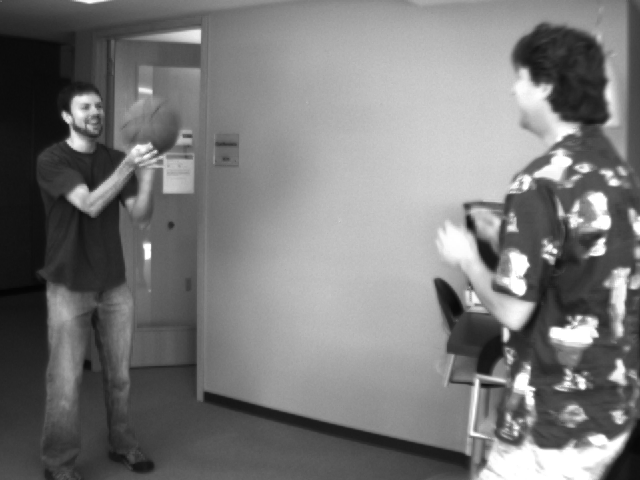
#> input picture Tutorials/Tutorial7/basketball1.png, 640 x 480 px
$ jupyter execute Tutorial7.ipynb
#> lines starting #> are read from the running program, lines starting #| are printed output that depends on the picture
# ECSE 415 - Intro. To Computer Vision
## Tutorial: Motion

## Optical Flow
Dense Optical Flow: Computing the optical flow for all points in the frame

[cell 1]
import cv2
import numpy as np
import matplotlib.pyplot as plt

# read images
img1 = cv2.imread("basketball1.png")
#> img1 is the input picture: shape (480, 640, 3); min 4, max 255, mean 120.3
img2 = cv2.imread("basketball2.png")
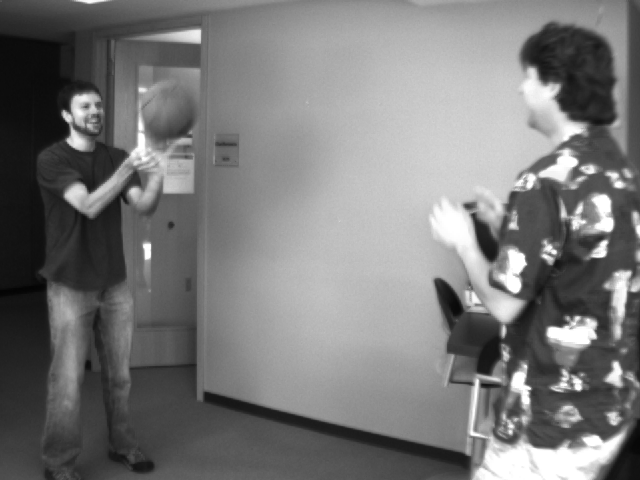
#> input picture Tutorials/Tutorial7/basketball2.png, 640 x 480 px
#> img2 is the input picture: shape (480, 640, 3); min 4, max 255, mean 119.9

# convert to grayscale
img1_gray = cv2.cvtColor(img1, cv2.COLOR_BGR2GRAY)
img2_gray = cv2.cvtColor(img2, cv2.COLOR_BGR2GRAY)

# Compute optical flow using the Gunner Farneback's algorithm
#
# cv2.calcOpticalFlowFarneback(prev, next, flow, pyr_scale, levels, winsize, iterations, poly_n, poly_sigma, flags)
#
#
#    prev – first 8-bit single-channel input image.
#    next – second input image of the same size and the same type as prev.
#    flow – computed flow image
#    pyr_scale – specifying the image scale (<1) to build pyramids for each image;
#                pyr_scale=0.5 means a classical pyramid.
#    levels – number of pyramid layers including the initial image; levels=1 means that no extra layers are.
#    winsize – averaging window size
#    iterations – number of iterations the algorithm does at each pyramid level.
#    poly_n – size of the pixel neighborhood used to find polynomial expansion in each pixel.
#    poly_sigma – standard deviation of the Gaussian that is used to smooth derivatives
#                 used as a basis for the polynomial expansion.
#    flags – operation flags that can be a combination of the following:
#        OPTFLOW_USE_INITIAL_FLOW uses the input flow as an initial flow approximation.
#        OPTFLOW_FARNEBACK_GAUSSIAN uses the Gaussian (winsize x winsize) filter instead of a box filter of the same size.

flow = cv2.calcOpticalFlowFarneback(img1_gray, img2_gray, None, 0.5, 3, 15, 3, 5, 1.2, 0)

# compute the mag/ang flow from the horizontal/vertial flow
mag, ang = cv2.cartToPolar(flow[:,:,0], -flow[:,:,1])
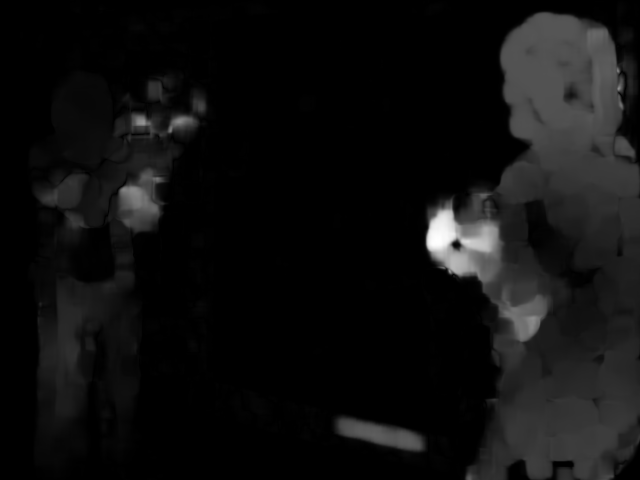
#> mag: shape (480, 640) float32; min 1.61e-06, max 25, mean 1.6; drawn with min black and max white
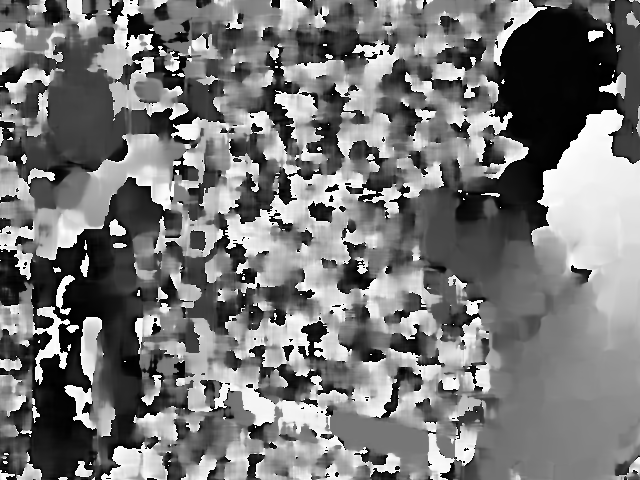
#> ang: shape (480, 640) float32; min 2.95e-05, max 6.28, mean 2.95; drawn with min black and max white

# To display the flow, we'll map different flow directions into different
# colors. The flow magnitude determines the color intensity. It is much
# easier to do this using the HSV color-space
# Hue: flow direcction
# Value: flow magnitude
# Saturation: constant
# initialize the hsv image
hsv = np.zeros_like(img1)
# set the saturation level
hsv[:, :, 1] = 255

# set the hue to the angular flow (in radians)
hsv[:, :, 0] = (ang * 180 / np.pi) / 2
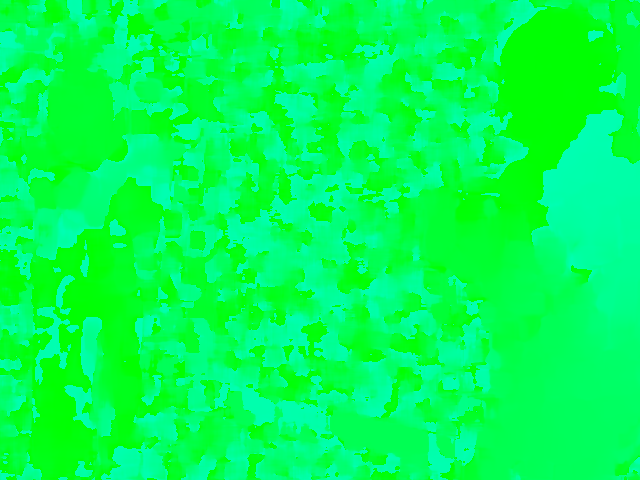
#> hsv: shape (480, 640, 3); mean of channels 0, 1, 2 84, 255, 0; drawn as B, G, R

# set the intensity to the normalized mag flow
hsv[:, :, 2] = cv2.normalize(mag, None, 0, 255, cv2.NORM_MINMAX)
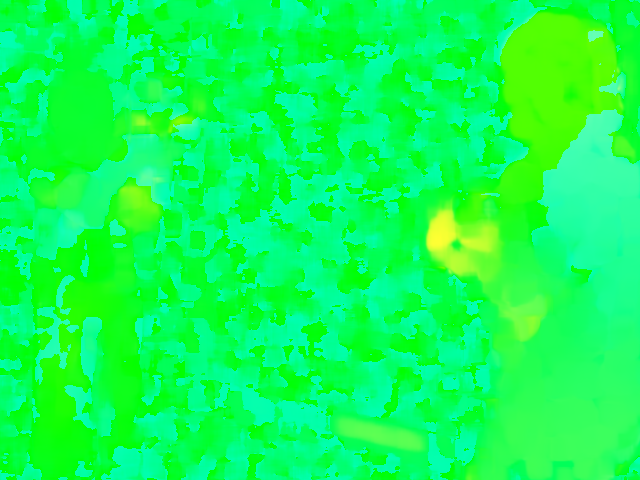
#> hsv: shape (480, 640, 3); mean of channels 0, 1, 2 84, 255, 15.5; drawn as B, G, R

# convert to RGB for display
rgb = cv2.cvtColor(hsv, cv2.COLOR_HSV2RGB)
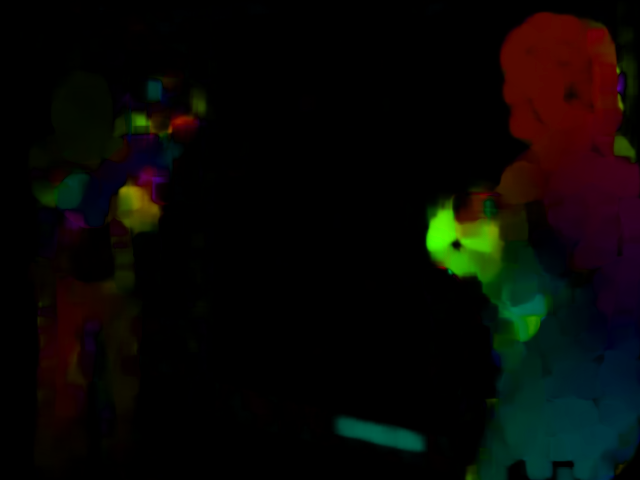
#> rgb: shape (480, 640, 3); mean R, G, B 8.7, 8.3, 4.9

# display images
plt.figure(figsize=(15,15))
plt.subplot(121), plt.imshow(cv2.cvtColor(img1, cv2.COLOR_BGR2RGB))
plt.title("Image 1"), plt.xticks([]), plt.yticks([])
plt.subplot(122), plt.imshow(cv2.cvtColor(img2, cv2.COLOR_BGR2RGB))
plt.title("Image 2"), plt.xticks([]), plt.yticks([])
plt.figure(figsize=(15,15))
plt.imshow(rgb)
plt.title("Optical Flow"), plt.xticks([]), plt.yticks([])
plt.show()

Lucas-Kanade Optical Flow: Tracking corner-like points

[cell 2]
import cv2
import numpy as np
import matplotlib.pyplot as plt

# read images
img1 = cv2.imread("basketball1.png")
img2 = cv2.imread("basketball2.png")

# convert to grayscale
img1_gray = cv2.cvtColor(img1, cv2.COLOR_BGR2GRAY)
img2_gray = cv2.cvtColor(img2, cv2.COLOR_BGR2GRAY)

# parameters for ShiTomasi corner detection
feature_params = dict( maxCorners = 100,
                       qualityLevel = 0.3,
                       minDistance = 7,
                       blockSize = 7 )

# parameters for lucas kanade optical flow
lk_params = dict( winSize = (15,15),
                  maxLevel = 2,
                  criteria = (cv2.TERM_CRITERIA_EPS | cv2.TERM_CRITERIA_COUNT,
                             10, 0.03))

# create some random colors
color = np.random.randint(0, 255, (100, 3))

# find good corners in the first image
p0 = cv2.goodFeaturesToTrack(img1_gray, **feature_params)
#> p0 = 99 rows, first 8: [533, 390], [582, 386], [596, 335], [555, 251], [628, 269], [64, 112], [530, 383], [603, 240]

# calculate optical flow
# pass the previous image, previous points and the current image
# p1: current points
# st: status numbers which has a value of 1 if next point is found,
#   else zero
p1, st, err = cv2.calcOpticalFlowPyrLK(img1_gray, img2_gray, p0, None, **lk_params)
#> p1 = 99 rows, first 8: [528.9, 389.2], [578.1, 387.4], [594.2, 336.4], [554.7, 251.8], [629.2, 271.7], [63.96, 110.9], [526.3, 382.3], [605.1, 242.5]; st = 99 values from 1 to 1; err = 99 values, max 40.48 at index 71, min 1.04 at index 18, mean 7.39

# select good points
good_new = p1[st==1]
#> good_new = 99 pairs, first value 63.96 to 640.8, second value 30.99 to 465.2
good_old = p0[st==1]
#> good_old = 99 pairs, first value 64 to 637, second value 31 to 467

# create a mask image for drawing purposes
mask = np.zeros_like(img1)

# draw the tracks
for i, (new, old) in enumerate(zip(good_new, good_old)):
    a, b = new.ravel()
    c, d = old.ravel()
    mask = cv2.line(mask, (a,b), (c,d), color[i].tolist(), 2)
#> this loop made 99 passes
#> (a, b, c, d) on passes 1 to 12: (528.9, 389.2, 533, 390), (578.1, 387.4, 582, 386), (594.2, 336.4, 596, 335), (554.7, 251.8, 555, 251), (629.2, 271.7, 628, 269), (63.96, 110.9, 64, 112), (526.3, 382.3, 530, 383), (605.1, 242.5, 603, 240), (502.5, 335.1, 505, 340), (614.6, 362.9, 618, 361), (153.5, 141.8, 154, 148), (564.3, 380.8, 568, 380)
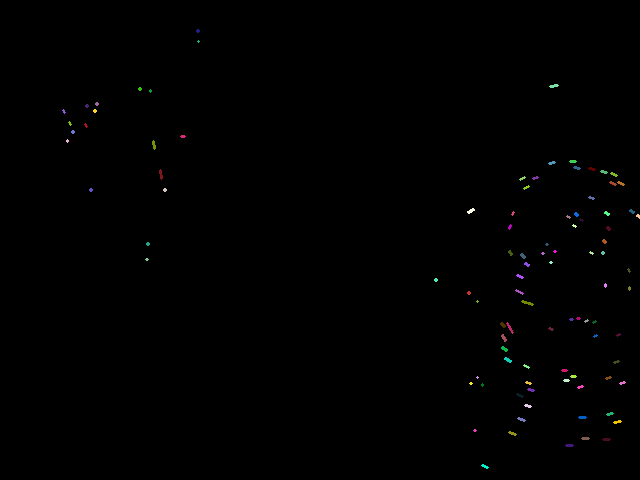
#> mask: shape (480, 640, 3); mean of channels 0, 1, 2 0.6, 0.6, 0.6; drawn as B, G, R

# display images
plt.figure(figsize=(15,15))
plt.subplot(121), plt.imshow(cv2.cvtColor(img1, cv2.COLOR_BGR2RGB))
plt.title("Image 1"), plt.xticks([]), plt.yticks([])
plt.subplot(122), plt.imshow(cv2.cvtColor(img2, cv2.COLOR_BGR2RGB))
plt.title("Image 2"), plt.xticks([]), plt.yticks([])
plt.figure(figsize=(15,15))
plt.imshow(mask)
plt.title("Optical Flow"), plt.xticks([]), plt.yticks([])
plt.show()
